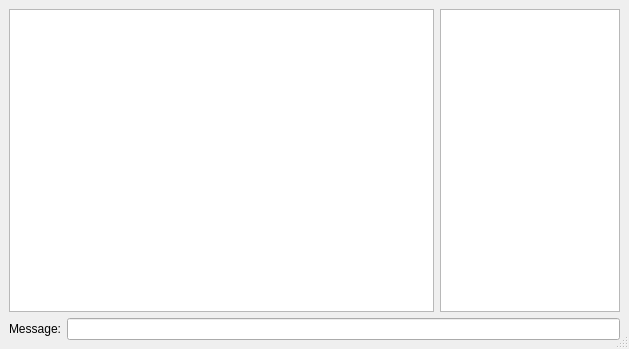
<?xml version="1.0" encoding="UTF-8"?>
<ui version="4.0">
 <class>ChatDialog</class>
 <widget class="QDialog" name="ChatDialog">
  <property name="geometry">
   <rect>
    <x>0</x>
    <y>0</y>
    <width>629</width>
    <height>349</height>
   </rect>
  </property>
  <property name="windowTitle">
   <string>Chat</string>
  </property>
  <property name="sizeGripEnabled">
   <bool>true</bool>
  </property>
  <layout class="QVBoxLayout">
   <property name="spacing">
    <number>6</number>
   </property>
   <property name="leftMargin">
    <number>9</number>
   </property>
   <property name="topMargin">
    <number>9</number>
   </property>
   <property name="rightMargin">
    <number>9</number>
   </property>
   <property name="bottomMargin">
    <number>9</number>
   </property>
   <item>
    <layout class="QHBoxLayout">
     <property name="spacing">
      <number>6</number>
     </property>
     <property name="leftMargin">
      <number>0</number>
     </property>
     <property name="topMargin">
      <number>0</number>
     </property>
     <property name="rightMargin">
      <number>0</number>
     </property>
     <property name="bottomMargin">
      <number>0</number>
     </property>
     <item>
      <widget class="QTextEdit" name="textEdit">
       <property name="focusPolicy">
        <enum>Qt::NoFocus</enum>
       </property>
       <property name="readOnly">
        <bool>true</bool>
       </property>
      </widget>
     </item>
     <item>
      <widget class="QListWidget" name="listWidget">
       <property name="enabled">
        <bool>true</bool>
       </property>
       <property name="maximumSize">
        <size>
         <width>180</width>
         <height>16777215</height>
        </size>
       </property>
       <property name="focusPolicy">
        <enum>Qt::NoFocus</enum>
       </property>
       <property name="dragEnabled">
        <bool>false</bool>
       </property>
      </widget>
     </item>
    </layout>
   </item>
   <item>
    <layout class="QHBoxLayout">
     <property name="spacing">
      <number>6</number>
     </property>
     <property name="leftMargin">
      <number>0</number>
     </property>
     <property name="topMargin">
      <number>0</number>
     </property>
     <property name="rightMargin">
      <number>0</number>
     </property>
     <property name="bottomMargin">
      <number>0</number>
     </property>
     <item>
      <widget class="QLabel" name="label">
       <property name="text">
        <string>Message:</string>
       </property>
      </widget>
     </item>
     <item>
      <widget class="QLineEdit" name="lineEdit"/>
     </item>
    </layout>
   </item>
  </layout>
 </widget>
 <resources/>
 <connections/>
</ui>
